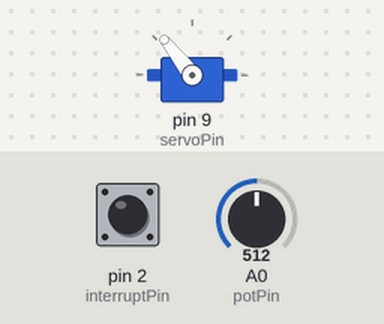
Simulated run of this sketch. Board: Arduino Mega 2560, built with avr-gcc and run on an emulated ATmega2560. Parts: servo. The test bench sets the inputs (shaded band); at power-on: pin 2 (interruptPin) LOW, A0 (potPin) = 512. Not simulated (calls return 0 or success): arduino_secrets.h.

Above: at 1.2 s.
1.3 s: pin 2 (interruptPin) pulled HIGH for 0.15 s
At 2.2 s:
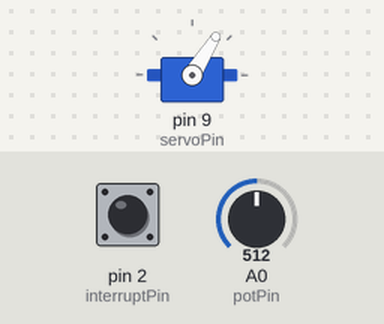
Timing chart, 0 to 4.3 s (numbered marks = the images above; inputs shaded):
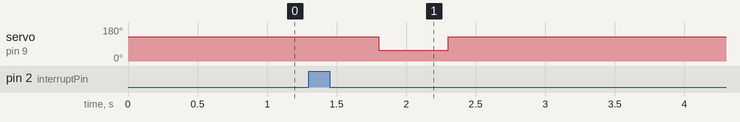

Measured:
- after the input at 1.3 s, servo on pin 9 (servoPin): 128° → 58° after 0.50 s, → 128° 0.50 s later

The sketch:

manual_feeder.ino
```cpp
#include "arduino_secrets.h"

/*

*/

// Servo - Version: 1.1.7
#include <Servo.h>

int potPin = A0;
int potVal;

// Servo object and position
Servo turningServo;
int servoPin = 9;
int servoPos = 0;
int getFoodPos = 128;
int dropFoodPos = 58;

// Interrupt
volatile boolean feedFishFlag = false;  // volatile as interrupts change it
int interruptPin = 2;

void setup() {
    pinMode(potPin, INPUT);

    // pinMode(interruptPin, INPUT_PULLUP);  # Using physical pull down
    attachInterrupt(digitalPinToInterrupt(interruptPin),feedFish,RISING);

    turningServo.attach(servoPin);  // attaches the servo on pin 9 to the servo object
    turningServo.write(getFoodPos);
    Serial.begin(9600);
}

void loop() {
    potVal = analogRead(potPin);

    // Get val from pot and move servo to it
    servoPos = map(potVal, 0, 1023, 30, 150);  // 0,180 for max server angles
    // turningServo.write(servoPos);

    // // Switch servo between positions
    // turningServo.write(getFoodPos);
    // delay(1000);
    // turningServo.write(dropFoodPos);
    // delay(1000);

    if (feedFishFlag) {
      turningServo.write(getFoodPos);
      delay(500);
      turningServo.write(dropFoodPos);
      delay(500);
      turningServo.write(getFoodPos);
      delay(500);
      feedFishFlag = false;
    }

    // Serial.println("Pot: " + (String)(potVal) + " Ser: " + (String)(servoPos));
    delay(100);
}

void feedFish() {
    feedFishFlag = true;
}
```
